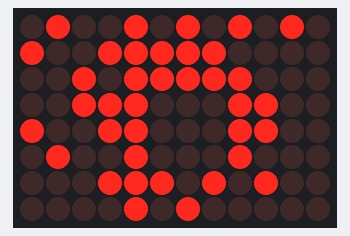
Simulated run of this sketch. Board: Arduino Uno R4 WiFi. Parts: 12×8 LED matrix. Random numbers use the default seed unless the sketch sets one.

Above: at 0.07 s.
At 4.1 s:
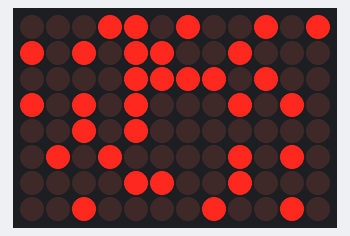
At 11.1 s:
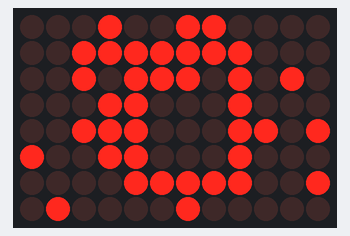
At 19.98 s:
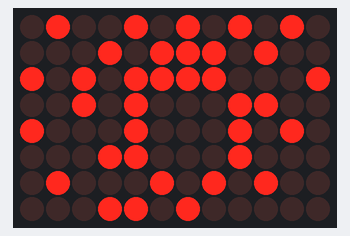
At 29.89 s:
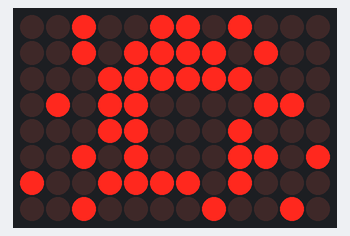
At 39.79 s:
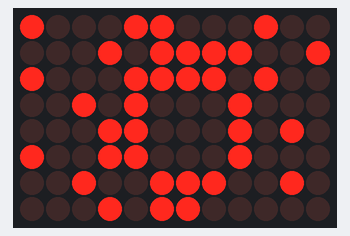

The sketch:

r4_Cyclone.ino
```cpp
/*
Note: This code was enhanced for readability and clarity with the assistance of OpenAI's GPT model.
*/

// Include the Arduino_LED_Matrix library
#include <Arduino_LED_Matrix.h>
ArduinoLEDMatrix matrix;

// Class to create and display a spiral visualizer on the LED matrix
class SpiralVisualizer {
private:
    // Constants for the dimensions of the LED matrix
    static const int ROWS = 8;
    static const int COLS = 12;

    // Frame buffer to store LED states (1 = ON, 0 = OFF)
    byte frame[ROWS][COLS];

    // Variables for animation timing and randomness
    float time = 0; // Tracks the current time in the animation
    float randomOffset = 0; // Random offset to add variability to the animation

public:
    // Constructor to initialize the frame buffer
    SpiralVisualizer() {
        memset(frame, 0, ROWS * COLS); // Clear the frame buffer
    }

    // Update method to draw and render the spiral pattern
    void update() {
        memset(frame, 0, ROWS * COLS); // Clear the frame buffer for the new frame

        time += 0.1; // Increment time for animation
        randomOffset = (random(10) - 5) / 100.0; // Generate a small random offset

        // Draw multiple spiral arms, evenly spaced around the center
        for (int arm = 0; arm < 3; arm++) {
            float angleOffset = (2 * PI * arm) / 3; // Offset each arm by 120 degrees
            drawSpiralArm(angleOffset);
        }

        // Render the frame on the LED matrix
        matrix.renderBitmap(frame, ROWS, COLS);

        // Delay to control animation speed
        delay(50);
    }

private:
    // Method to draw a single spiral arm
    void drawSpiralArm(float angleOffset) {
        float centerX = COLS / 2.0; // X-coordinate of the center
        float centerY = ROWS / 2.0; // Y-coordinate of the center

        // Iterate through points along the spiral
        for (float t = 0.8; t < 4 * PI; t += 0.2) {
            // Calculate the radius with a minimum distance from the center
            float radius = max(1.0, exp(t / 4.0) * 0.3);

            // Add slight wobble to the radius for organic movement
            radius += sin(time * 2 + t) * 0.2;

            // Calculate the angle for the current point
            float angle = t + time + randomOffset;

            // Convert polar coordinates to Cartesian coordinates
            int x = centerX + radius * cos(angle + angleOffset);
            int y = centerY + radius * sin(angle + angleOffset);

            // Skip points that are too close to the center
            float distFromCenter = sqrt(pow(x - centerX, 2) + pow(y - centerY, 2));
            if (distFromCenter < 1.5) continue;

            // Only draw the point if it is within the bounds of the matrix
            if (x >= 0 && x < COLS && y >= 0 && y < ROWS) {
                // Alternate points to reduce density and improve visual clarity
                if (int(t * 5) % 2 == 0) {
                    frame[int(y)][int(x)] = 1; // Set the point to ON
                }
            }
        }
    }
};

// Setup function to initialize the matrix and random seed
void setup() {
    matrix.begin(); // Initialize the LED matrix
    randomSeed(analogRead(0)); // Seed the random number generator
}

// Main loop to continuously update the spiral visualizer
void loop() {
    SpiralVisualizer spiral; // Create an instance of the SpiralVisualizer class

    // Continuously update and display the spiral animation
    while (true) {
        spiral.update();
    }
}
```
